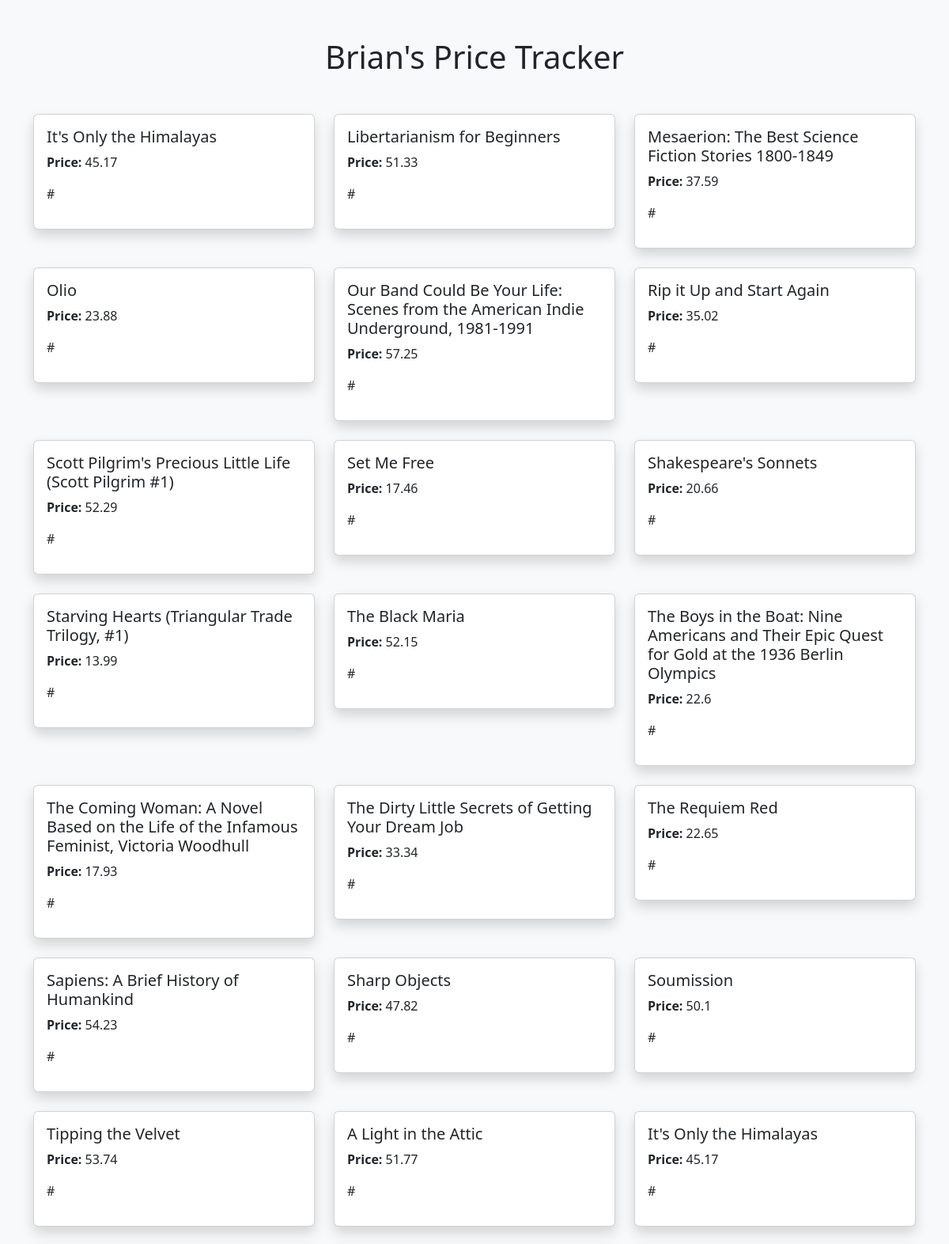
The page / (upper part) on the database its author committed.
### tables this page shows
CREATE TABLE prices (
    id INTEGER PRIMARY KEY AUTOINCREMENT,
    title TEXT,
    price REAL,
    date_scraped TEXT
);

### app.py (the view)
@app.route("/") #This is a decorator
def home():
    connection = sqlite3.connect("price_tracker.db")
    cursor = connection.cursor()
    cursor.execute("""
    SELECT title, price, date_scraped
    FROM prices
    ORDER BY id DESC
    """)
    rows = cursor.fetchall()
    connection.close()
    books = []
    for row in rows:
        books.append({
            "title": row[0],
            "price": row[1],
            "data_scraped": row[2]
        })
    return render_template("home.html", books=books) #Flask opens home.html and sends info of books to the browser

### templates/home.html (shortened to what this page needs)
<!DOCTYPE html>
<html lang="en">
<head>
    <link href="https://cdn.jsdelivr.net/npm/bootstrap@5.3.7/dist/css/bootstrap.min.css" rel="stylesheet">
</head>
<body class="bg-light">
<div class="container mt-5">
    <h1 class="text-center mb-5">
        Brian's Price Tracker
    </h1>
    <div class="row">
        {% for book in books %}
        <div class="col-md-4 mb-4">
            <div class="card shadow">
                <div class= "card-body">
                    <h5 class="card-title">
                    {{ book.title}}
                </h5>
                <p class="card-text">
                    <strong>Price:</strong>
                    {{ book.price }}
                </p>
                <p>
                    #{{ book.availability }}
                </p>
                </div>
            </div>
        </div>
        {% endfor %}
    </div>
</div>
</body>
</html>

### rows shown on the page
prices: title "It's Only the Himalayas", price "45.17"
prices: title "Libertarianism for Beginners", price "51.33"
prices: title "Mesaerion: The Best Science Fiction Stories 1800-1849", price "37.59"
prices: title "Olio", price "23.88"
prices: title "Our Band Could Be Your Life: Scenes from the American Indie Underground, 1981-1991", price "57.25"
prices: title "Rip it Up and Start Again", price "35.02"
prices: title "Scott Pilgrim's Precious Little Life (Scott Pilgrim #1)", price "52.29"
prices: title "Set Me Free", price "17.46"
prices: title "Shakespeare's Sonnets", price "20.66"
prices: title "Starving Hearts (Triangular Trade Trilogy, #1)", price "13.99"
prices: title "The Black Maria", price "52.15"
prices: title "The Boys in the Boat: Nine Americans and Their Epic Quest for Gold at the 1936 Berlin Olympics", price "22.6"
prices: title "The Coming Woman: A Novel Based on the Life of the Infamous Feminist, Victoria Woodhull", price "17.93"
prices: title "The Dirty Little Secrets of Getting Your Dream Job", price "33.34"
prices: title "The Requiem Red", price "22.65"
prices: title "Sapiens: A Brief History of Humankind", price "54.23"
prices: title "Sharp Objects", price "47.82"
prices: title "Soumission", price "50.1"
prices: title "Tipping the Velvet", price "53.74"
prices: title "A Light in the Attic", price "51.77"
prices: title "It's Only the Himalayas", price "45.17"
